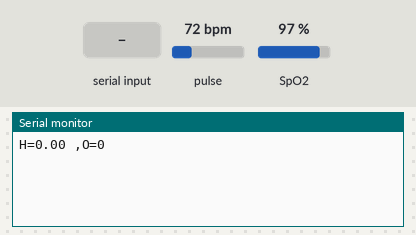
Simulated run of this sketch. Board: Arduino Uno, built with avr-gcc and run on an emulated ATmega328P. Parts: the last lines printed to the serial monitor. The test bench sets the inputs (shaded band); at power-on: pulse 72 bpm, SpO2 97 %.

Above: at 1.2 s.
1.3 s: "1" received over the second serial link
3.8 s: pulse set to 42 bpm
At 5.1 s:
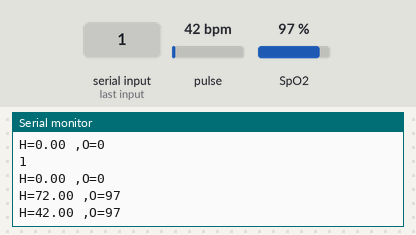
5.3 s: SpO2 set to 80 %
At 6.7 s:
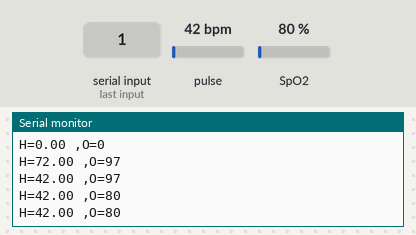
6.8 s: "0" received over the second serial link
8.3 s: pulse set to 70 bpm
At 9.6 s:
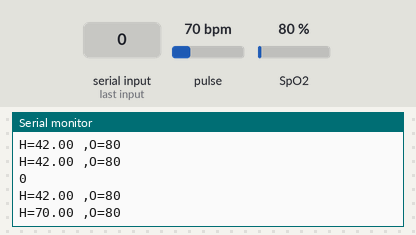
Timing chart, 0 to 10.8 s (numbered marks = the images above; inputs shaded):
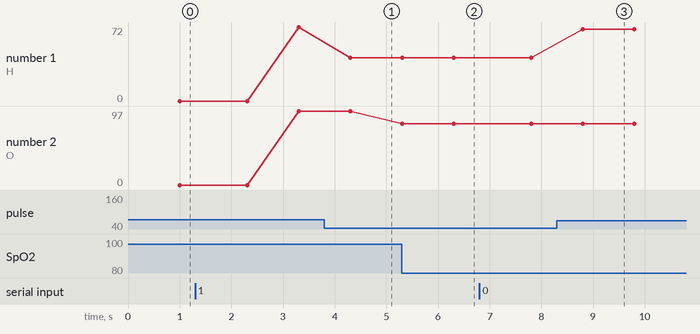

Measured:
- after the input at 3.8 s, the serial monitor: prints a new line after 0.50 s (image 1)
- after the input at 5.3 s, the serial monitor: prints a new line at once (image 2)
- after the input at 8.3 s, the serial monitor: prints a new line after 0.50 s (image 3)
- plotted number 1: 72 → 42 after the input at 3.8 s, 42 → 70 after the input at 8.3 s
- plotted number 2: 97 → 80 after the input at 5.3 s

The sketch:

Test_Mini.ino
```cpp
#include <Wire.h>
#include <SoftwareSerial.h>
#include "MAX30100_PulseOximeter.h"
#define REPORTING_PERIOD_MS     1000

// PulseOximeter is the higher level interface to the sensor
// it offers:
//  * beat detection reporting
//  * heart rate calculation
//  * SpO2 (oxidation level) calculation

PulseOximeter pox;

SoftwareSerial portOne(10, 11);// RX, TX
SoftwareSerial portTow(3, 4);// RX, TX
uint32_t tsLastReport = 0;
String St="" ;
int timeout=0 , timein =1001;


// Callback (registered below) fired when a pulse is detected
void onBeatDetected()
{
  portOne.println("Beat!");
}
bool val = true ;
void setup()
{
   portOne.begin(115200);

   portOne.print("Initializing pulse oximeter..");
    // Initialize the PulseOximeter instance
    // Failures are generally due to an improper I2C wiring, missing power supply
    // or wrong target chip
    if (!pox.begin()) {
       portOne.println("FAILED");
        for(;;);
    } else {
       portOne.println("SUCCESS");
    }
    // The default current for the IR LED is 50mA and it could be changed
    //   by uncommenting the following line. Check MAX30100_Registers.h for all the
    //   available options.
    // pox.setIRLedCurrent(MAX30100_LED_CURR_7_6MA);
    // Register a callback for the beat detection
    pox.setOnBeatDetectedCallback(onBeatDetected);

    /// Serial Print to Bluetooth
     portTow.begin(9600);
     Serial.begin(9600);


}

void loop()
{
 //portOne.listen();

   pox.update();

 if (millis() - tsLastReport > REPORTING_PERIOD_MS) {
     //  Serial.print("time = ");
     //  Serial.println(millis());
       Serial.print("H=");
       Serial.print(pox.getHeartRate());
     Serial.print(" ,O=");
        Serial.println(pox.getSpO2());

        tsLastReport = millis();

   }


  portTow.listen();

  if (portOne.isListening()) {
  // Serial.print("P1Ls");
}else{
 //  Serial.print("P1nLS");
}
  if (  portTow.overflow()) { //Serial.println("FLW");
    }
                     if (portTow.isListening())
                     {

                           if(portTow.available() > 0 )
                           {
                                St = portTow.readString();

                            }
                          //  delay(400);
                           // Serial.println(" , P2Ls");
                       }

                         else{
                          //   Serial.println("  , p2nLs");
                                }
// delay(500);
    // Make sure to call update as fast as possible


    // Asynchronously dump heart rate and oxidation levels to the serial
    // For both, a value of 0 means "invalid"


       if( St!="")
       {

            Serial.println(St);
            St="";
       }

//delay(100);
}
```
